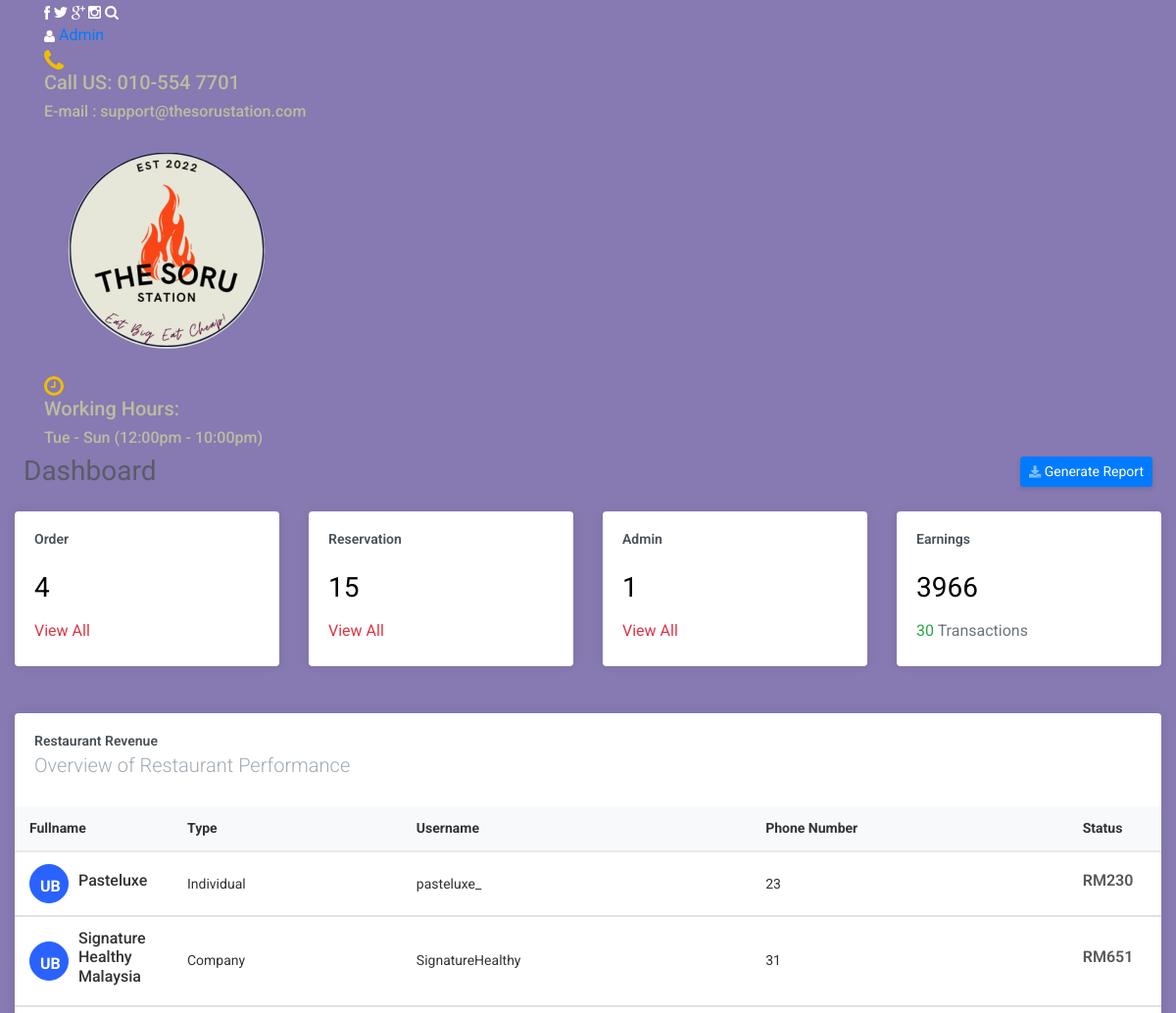
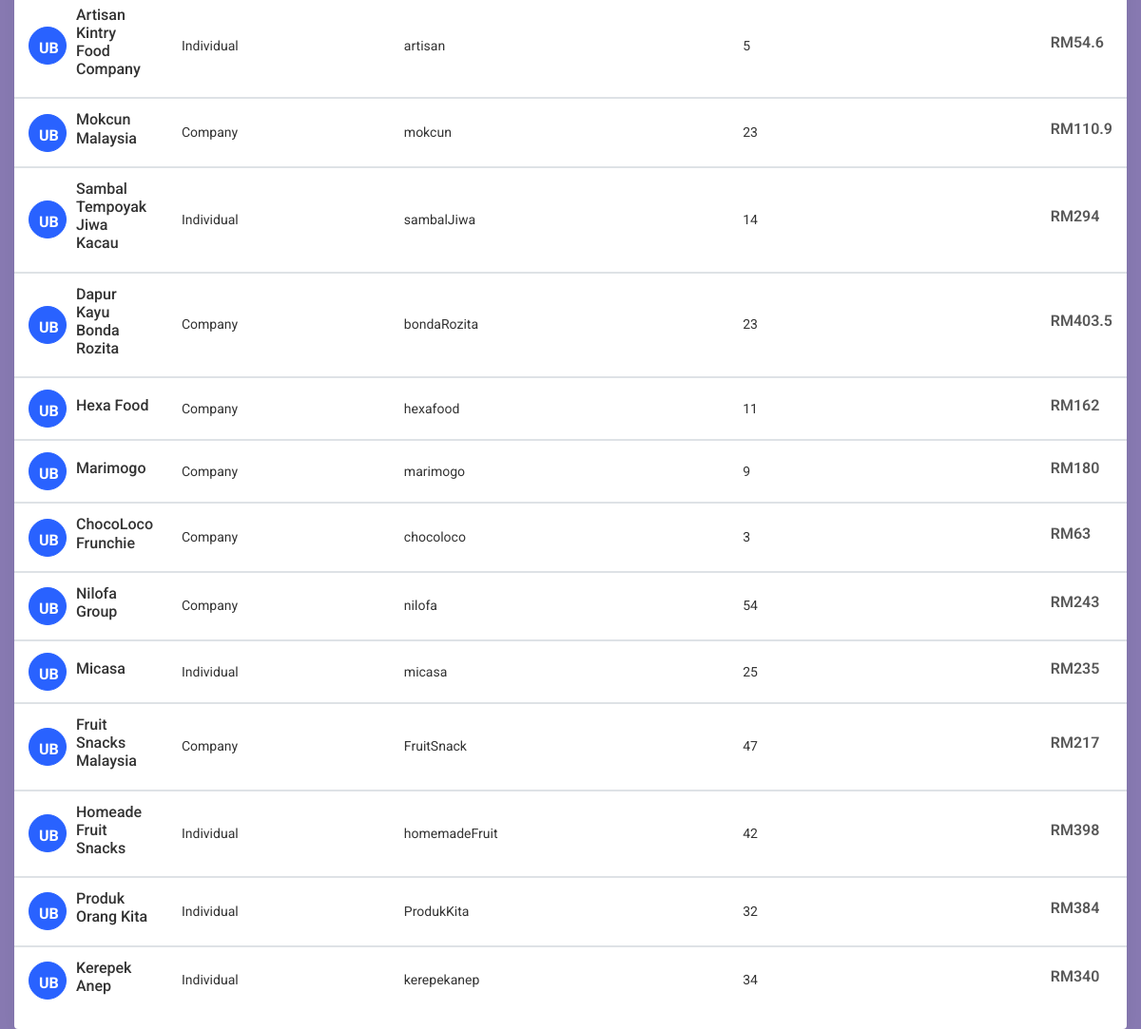
/admin/index.php (signed in), run on the app's committed database (2 pictures, top to bottom).
### tables this page shows
CREATE TABLE `seller` (
  `s_id` int(11) NOT NULL,
  `s_store` varchar(250) NOT NULL,
  `s_phone` varchar(250) NOT NULL,
  `s_username` varchar(250) NOT NULL,
  `s_shopname` varchar(250) NOT NULL,
  `s_email` varchar(250) NOT NULL,
  `s_fname` varchar(250) NOT NULL,
  `s_lname` varchar(250) NOT NULL,
  `s_ic` varchar(250) NOT NULL,
  `s_companyaddress` varchar(250) NOT NULL,
  `s_city` varchar(250) NOT NULL,
  `s_postal` varchar(250) NOT NULL,
  `s_state` varchar(250) NOT NULL,
  `s_bankname` varchar(250) NOT NULL,
  `s_accname` varchar(250) NOT NULL,
  `s_accnumber` varchar(250) NOT NULL
);

### admin/index.php (the view, shortened to what this page needs)
<?php
    include 'connectionAdmin.php';
    $result1 = $link->query("SELECT COUNT(*) FROM `users` where type='customer'");
    $cust = $result1->fetch_row();
    $result2 = $link->query("SELECT COUNT(*) FROM `users` where type='seller'");
    $seller = $result2->fetch_row();
    $result3 = $link->query("SELECT COUNT(*) FROM `users` where type='admin'");
    $admin = $result3->fetch_row();
    $result4 = $link->query("SELECT DISTINCT Count(o_id) FROM `orderproduct` ");
    $trans = $result4->fetch_row();
?>
                                    <?php
                                        $totalAmount=0;
                                        $queryX = mysqli_query($link, "SELECT * FROM seller");
                                        while($row = mysqli_fetch_array($queryX))
                                            {
                                                $s_id = $row['s_id'];
                                                 $queryY = mysqli_query($link, "SELECT * FROM product WHERE s_id = '$s_id'");
                                            $totalProduct = 0;
                                            while($row2 = mysqli_fetch_array($queryY))
                                            {
                                                $totalProduct = $totalProduct + $row2['p_quantity_sold']*$row2['p_price'];
                                            }
                                            $totalAmount= $totalAmount + $totalProduct;
                                            ?>
                                    <?php }  ?>
<!doctype html>
<html lang="en">
  <head>
        <link rel="stylesheet" href="https://stackpath.bootstrapcdn.com/bootstrap/4.1.3/css/bootstrap.min.css">
         <link rel="stylesheet" href="https://use.fontawesome.com/releases/v5.7.2/css/all.css"
>
        <link rel="stylesheet" href="https://maxcdn.bootstrapcdn.com/font-awesome/4.7.0/css/font-awesome.min.css">
         <link rel="stylesheet" href="../css/style.css">
  </head>
<body bgcolor=" #8779b1" >
        <div class="site-content">
                    <header class="topbar">
                        <div class="container flex justify-between items-center">
                            <div class="icons">
                                <a href="#"><img src="../icons/facebook.svg" alt=""></a>
                                <a href="#"><img src="../icons/twitter.svg" alt=""></a>
                                <a href="#"><img src="../icons/google.svg" alt=""></a>
                                <a href="#"><img src="../icons/instagram.svg" alt=""></a>
                                <a href="#"><img src="../icons/search.svg" alt=""></a>
                            </div>
                            <div class="auth flex items-center">
                            <div>
                            <div class="dropdownn">
                                    <img src="../icons/user-icon.svg" alt="">
                                    <a href="">Admin</a>
                                    </div>
                                </div>
                            </div>
                        </div>
                    </header>
                            <nav>
                                <div class="top">
                                    <div class="container flex justify-between">
                                        <div class="contact flex items-center">
                                            <img src="../icons/phone.svg" alt="" width="20" height="20">
                                            <div>
                                                <h5>Call US: 010-554 7701</h5>
                                                <h6>E-mail : support@thesorustation.com</h6>
                                            </div>
                                        </div>
                                        <div class="branding">
                                        <img src="../images/logo.png" alt=""width="250" height="250">
                                        </div>
                                        <div class="time flex items-center">
                                            <img src="../icons/clock.svg" alt="" width="20" height="20" >
                                            <div>
                                                <h5>Working Hours:</h5>
                                                <h6>Tue - Sun (12:00pm - 10:00pm)</h6>
                                            </div>
                                        </div>
                                    </div>
                                </div>
                            </nav>
                <div class="container-fluid px-lg-4">
                    <div class="d-sm-flex align-items-center justify-content-between mb-4">
                        <h1 class="h3 mb-0 text-gray-800">Dashboard</h1>
                        <a href="javascript:window.print()" class="d-none d-sm-inline-block btn btn-sm btn-primary shadow-sm"><i class="fas fa-download fa-sm text-white-50"></i>
                        Generate Report</a>
                    </div>
                </div>
                <div class="col-md-12">
                    <div class="row">
									<div class="col-sm-3">
										<div class="card">
											<div class="card-body">
												<h5 class="card-title mb-4">Order</h5>
												<h1 class="display-5 mt-1 mb-3"><?php echo $cust[0]?></h1>
												<div class="mb-1">
                                                    <a href="customerAccount.php">
													<span class="text-danger"> <i class="mdi mdi-arrow-bottom-right"></i>View All</span></a>
												</div>
											</div>
										</div>
									</div>
									<div class="col-sm-3">
										<div class="card">
											<div class="card-body">
												<h5 class="card-title mb-4">Reservation</h5>
												<h1 class="display-5 mt-1 mb-3"><?php echo $seller[0]?></h1>
												<div class="mb-1">
                                                    <a href="sellerAccount.php">
                                                        <span class="text-danger"> <i class="mdi mdi-arrow-bottom-right"></i>View All</span></a>
												</div>
											</div>
										</div>
									</div>
									<div class="col-sm-3">
										<div class="card">
											<div class="card-body">
												<h5 class="card-title mb-4">Admin</h5>
												<h1 class="display-5 mt-1 mb-3"><?php echo $admin[0]?></h1>
												<div class="mb-1">
                                                    <a href="">
                                                        <span class="text-danger"> <i class="mdi mdi-arrow-bottom-right"></i>View All</span></a>
												</div>
											</div>
										</div>
									</div>
									<div class="col-sm-3">
										<div class="card">
											<div class="card-body">
												<h5 class="card-title mb-4">Earnings</h5>
												<h1 class="display-5 mt-1 mb-3"><?php echo $totalAmount?></h1>
												<div class="mb-1">
													<span class="text-success"> <i class="mdi mdi-arrow-bottom-right"></i> <?php echo $trans[0]?> </span>
													<a href ="transactions.php"><span class="text-muted">Transactions</span></a>
												</div>
											</div>
										</div>
									</div>
						</div>
                    </div>
                    <div class="col-md-12 mt-4">
                        <div class="card">
                            <div class="card-body">
                                <div class="d-md-flex align-items-center">
                                    <div>
                                        <h4 class="card-title">Restaurant Revenue</h4>
                                        <h5 class="card-subtitle">Overview of Restaurant Performance</h5>
                                    </div>
                                </div>
                            </div>
                            <div class="table-responsive">
                                <table class="table v-middle">
                                    <thead>
                                        <tr class="bg-light">
                                            <th class="border-top-0">Fullname</th>
                                            <th class="border-top-0">Type</th>
                                            <th class="border-top-0">Username</th>
                                            <th class="border-top-0">Phone Number</th>
                                            <th class="border-top-0">Status</th>
                                        </tr>
                                    </thead>
                                    <tbody>
                                    <?php
                                        $query = mysqli_query($link, "SELECT * FROM seller");
                                        while($row = mysqli_fetch_array($query))
                                            {
                                                $s_id = $row['s_id'];
                                        ?>
                                        <tr>
                                            <td>
                                                <div class="d-flex align-items-center">
                                                    <div class="m-r-10"><a class="btn btn-circle btn-info text-white">UB</a></div>
                                                    <div class="">
                                                        <h4 class="m-b-0 font-16"><?php echo $row['s_shopname']; ?></h4>
                                                    </div>
                                                </div>
                                            </td>
                                            <td><?php echo $row['s_store']; ?></td>
                                            <td><?php echo $row['s_username']; ?></td>
                                            <?php
                                            $queryS = mysqli_query($link, "SELECT * FROM product WHERE s_id = '$s_id'");
                                            $totalSold = 0;
                                            while($rowS = mysqli_fetch_array($queryS))
                                            {
                                                $totalSold = $totalSold + $rowS['p_quantity_sold'];
                                            }
                                            ?>
                                            <?php
                                            $query2 = mysqli_query($link, "SELECT * FROM product WHERE s_id = '$s_id'");
                                            $totalProduct = 0;
                                            while($row2 = mysqli_fetch_array($query2))
                                            {
                                                $totalProduct = $totalProduct + $row2['p_quantity_sold'] * $row2['p_price'];
                                            }
                                            ?>
                                            <td><?php echo $totalSold; ?></td>
                                            <td>
                                                <h5 class="m-b-0">RM<?php echo $totalProduct; ?></h5>
                                            </td>
                                        </tr>
                                    </tbody>
                                    <?php }  ?>
                                </table>
                            </div>
                        </div>
                    </div>
        </div>
  </body>
</html>

### admin/style.css (style rules this page uses)
table.table tr th, table.table tr td { border-color: #e9e9e9; padding: 12px 15px; vertical-align: middle; }
table.table tr th:first-child { width: 60px; }
table.table tr th:last-child { width: 80px; }
table.table td a { font-weight: bold; color: #566787; display: inline-block; text-decoration: none; }

### admin/index.php (style rules this page uses)
body { position: relative; overflow-x:hidden; background: #8779b1; font-family: 'Roboto', sans-serif; }
body, html { height: 100%; }
.card { margin-bottom: 24px; border:none; box-shadow: 0 0 0.875rem 0 rgba(33,37,41,.05); }
.card-body { flex: 1 1 auto; min-height: 1px; padding: 1.25rem; }
.card-title { font-size: .875rem; color: #495057; }
.card-body h1 { font-size: 1.75rem; font-weight: 400; line-height: 1.2; color: #000; }
.table td, .table th { padding: 1rem; font-size:14px; color:#333; vertical-align: top; border-top: 1px solid #dee2e6; }
.table h5 { font-size: 16px; font-weight:600; color:#585858; }
.text-gray-800 { color: #5a5c69!important; font-size: 1.75rem; font-weight: 400; line-height: 1.2; }
.shadow-sm { box-shadow: 0 .125rem .25rem 0 rgba(58,59,69,.2)!important; }
.btn-sm { padding: .25rem .5rem; font-size: .875rem; line-height: 1.5; border-radius: .2rem; }
.font-16 { font-size: 16px; }
.m-r-10 { margin-right: 10px; }
.btn-circle { border-radius: 100%; width: 40px; height: 40px; padding: 10px; }
.btn-info { color: #fff; background-color: #2962FF; border-color: #2962FF; }
.card .card-title { position: relative; font-weight: 600; margin-bottom: 10px; }
.card .card-subtitle { font-weight: 300; margin-bottom: 10px; color: #a1aab2; margin-top: -0.375rem; }
.dropdownn { position: relative; display: inline-block; }

### data on the page
seller: s_shopname "Pasteluxe", s_store "Individual", s_username "pasteluxe_", totalSold "23", totalProduct "230"
seller: s_shopname "Signature Healthy Malaysia", s_store "Company", s_username "SignatureHealthy", totalSold "31", totalProduct "651"
seller: s_shopname "Artisan Kintry Food Company", s_store "Individual", s_username "artisan", totalSold "5", totalProduct "54.6"
seller: s_shopname "Mokcun Malaysia", s_store "Company", s_username "mokcun", totalSold "23", totalProduct "110.9"
seller: s_shopname "Sambal Tempoyak Jiwa Kacau", s_store "Individual", s_username "sambalJiwa", totalSold "14", totalProduct "294"
seller: s_shopname "Dapur Kayu Bonda Rozita", s_store "Company", s_username "bondaRozita", totalSold "23", totalProduct "403.5"
seller: s_shopname "Hexa Food", s_store "Company", s_username "hexafood", totalSold "11", totalProduct "162"
seller: s_shopname "Marimogo", s_store "Company", s_username "marimogo", totalSold "9", totalProduct "180"
seller: s_shopname "ChocoLoco Frunchie", s_store "Company", s_username "chocoloco", totalSold "3", totalProduct "63"
seller: s_shopname "Nilofa Group", s_store "Company", s_username "nilofa", totalSold "54", totalProduct "243"
seller: s_shopname "Micasa", s_store "Individual", s_username "micasa", totalSold "25", totalProduct "235"
seller: s_shopname "Fruit Snacks Malaysia", s_store "Company", s_username "FruitSnack", totalSold "47", totalProduct "217"
seller: s_shopname "Homeade Fruit Snacks", s_store "Individual", s_username "homemadeFruit", totalSold "42", totalProduct "398"
seller: s_shopname "Produk Orang Kita", s_store "Individual", s_username "ProdukKita", totalSold "32", totalProduct "384"
seller: s_shopname "Kerepek Anep", s_store "Individual", s_username "kerepekanep", totalSold "34", totalProduct "340"

### other printed values
$cust[0] "4"
$seller[0] "15"
$admin[0] "1"
$totalAmount "3966"
$trans[0] "30"
